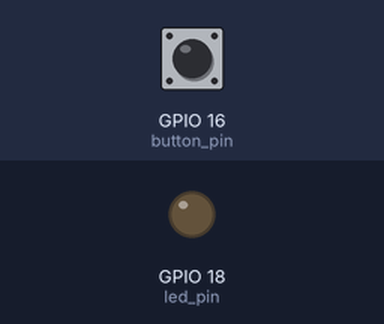
Recording of a program running on a simulated Raspberry Pi (BCM pin numbers). Shown: output pins drawn as LEDs (lit = HIGH). The test bench sets the inputs (shaded band); at power-on: GPIO 16 (button_pin) LOW.

Above: at 1.2 s.
1.3 s: GPIO 16 (button_pin) pulled HIGH for 0.15 s
At 1.4 s:
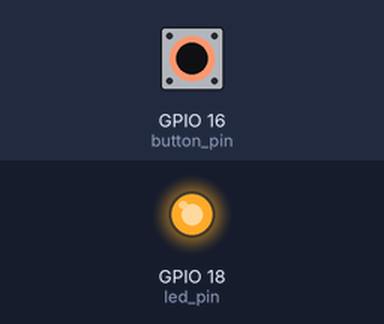
3.0 s: GPIO 16 (button_pin) pulled HIGH for 3.2 s
At 6.5 s:
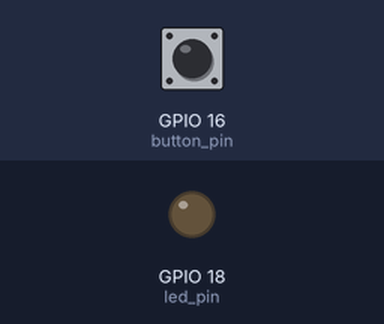
Timing chart, 0 to 8.0 s (numbered marks = the images above; inputs shaded):
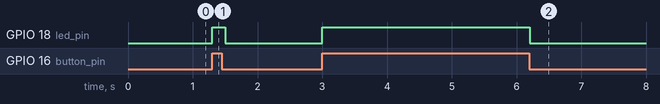

Measured:
- after the input at 1.3 s, GPIO 18 (led_pin): LOW → HIGH at once, → LOW 0.20 s later
- after the input at 3.0 s, GPIO 18 (led_pin): LOW → HIGH at once, → LOW 3.2 s later

The program:

ex02_Btn_Poling.2.py
```python
#!/usr/bin/python
# 인터프리터의 경로 python Btn_Polling.1.py 를 하지 않아도됨. (CRLF->LF 변경해야함)

import RPi.GPIO as GPIO
import time

# 사용할 GPIO 핀의 번호를 선정합니다.
button_pin = 16
led_pin = 18

# GPIO핀의 번호 모드 설정
GPIO.setmode(GPIO.BCM)

# 버튼 핀의 입력설정 , PULL DOWN 설정
GPIO.setup(button_pin, GPIO.IN, pull_up_down=GPIO.PUD_DOWN)
GPIO.setup(led_pin,GPIO.OUT)
try:
    while 1: #무한반복
    # 만약 버튼핀에 High(1) 신호가 들어오면, "Button pushed!" 을 출력합니다.
    # if GPIO.input(button_pin) == GPIO.HIGH:
    #     print("Button pushed!")
        GPIO.output(led_pin,GPIO.input(button_pin))
        time.sleep(0.1) # 0.1초 딜레이

except KeyboardInterupt:
    GPIO.cleanup
```
